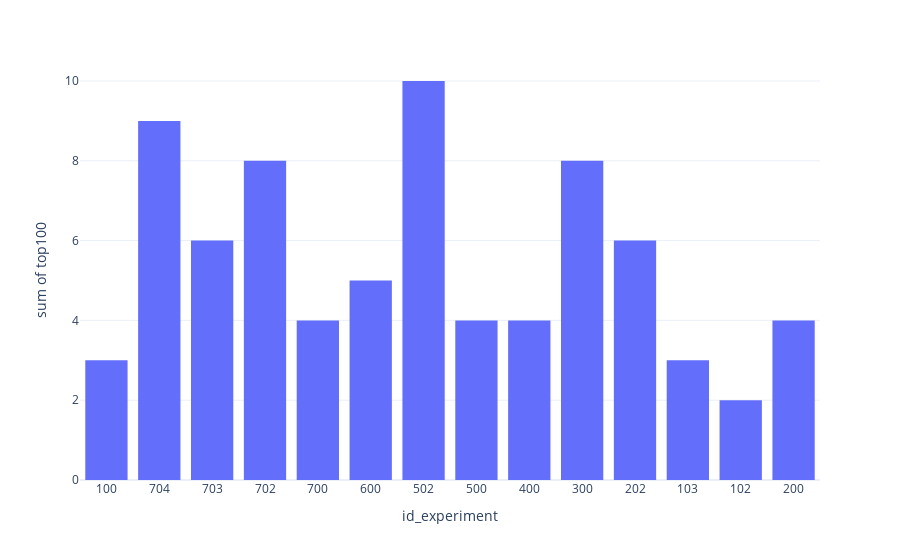

The notebook cell saved with this chart:
### Markdown cell above
### What songs made it to the top 100, let's count them by experiment (we don't care about position just if they made it or not to the top 100)

### Code cell
fig = px.histogram(df, x="id_experiment", y="top100", barmode='stack', template='plotly_white')
fig.show()

### Figure 1 — Plotly figure (JSON) as saved in the notebook; plotly's stock layout.template omitted (floating-point values rounded to 4 significant figures; data arrays with more than 128 entries replaced by an {"elided": "..."} marker saying what was removed)
{"data": [{"alignmentgroup": "True", "bingroup": "x", "histfunc": "sum", "hovertemplate": "id_experiment=%{x}<br>sum of top100=%{y}<extra></extra>", "legendgroup": "", "marker": {"color": "#636efa", "pattern": {"shape": ""}}, "name": "", "offsetgroup": "", "orientation": "v", "showlegend": false, "type": "histogram", "x": {"elided": "192 str values"}, "xaxis": "x", "y": {"elided": "192 int values"}, "yaxis": "y"}], "layout": {"autosize": true, "barmode": "stack", "legend": {"tracegroupgap": 0}, "margin": {"t": 60}, "xaxis": {"anchor": "y", "autorange": true, "domain": [0, 1], "range": [-0.5, 13.5], "title": {"text": "id_experiment"}, "type": "category"}, "yaxis": {"anchor": "x", "autorange": true, "domain": [0, 1], "range": [0, 10.53], "title": {"text": "sum of top100"}, "type": "linear"}}}
